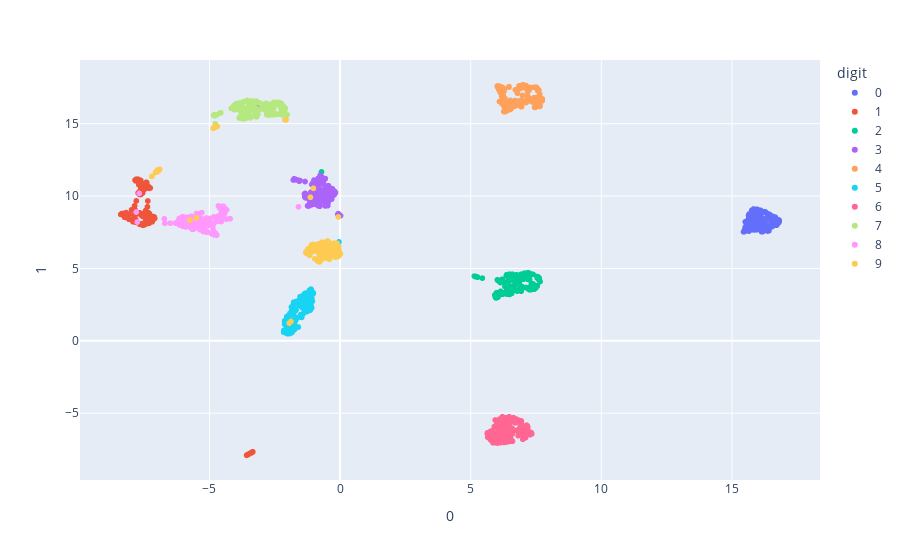

Here is the notebook cell this chart was saved with:
### Code cell
import plotly.express as px
from sklearn.datasets import load_digits
from umap import UMAP

digits = load_digits()

print(type(digits), digits)
print(type(digits.data), digits.data)
print(type(digits.target), digits.target)

umap_2d = UMAP(random_state=0)
umap_2d.fit(digits.data)

projections = umap_2d.transform(digits.data)

fig = px.scatter(
    projections, x=0, y=1,
    color=digits.target.astype(str), labels={'color': 'digit'}
)
fig.show()

### Figure 1 — Plotly figure (JSON) as saved in the notebook; plotly's stock layout.template omitted (floating-point values rounded to 4 significant figures; data arrays with more than 128 entries replaced by an {"elided": "..."} marker saying what was removed)
{"data": [{"hovertemplate": "digit=0<br>0=%{x}<br>1=%{y}<extra></extra>", "legendgroup": "0", "marker": {"color": "#636efa", "symbol": "circle"}, "mode": "markers", "name": "0", "showlegend": true, "type": "scattergl", "x": {"elided": "178 float values"}, "xaxis": "x", "y": {"elided": "178 float values"}, "yaxis": "y"}, {"hovertemplate": "digit=1<br>0=%{x}<br>1=%{y}<extra></extra>", "legendgroup": "1", "marker": {"color": "#EF553B", "symbol": "circle"}, "mode": "markers", "name": "1", "showlegend": true, "type": "scattergl", "x": {"elided": "182 float values"}, "xaxis": "x", "y": {"elided": "182 float values"}, "yaxis": "y"}, {"hovertemplate": "digit=2<br>0=%{x}<br>1=%{y}<extra></extra>", "legendgroup": "2", "marker": {"color": "#00cc96", "symbol": "circle"}, "mode": "markers", "name": "2", "showlegend": true, "type": "scattergl", "x": {"elided": "177 float values"}, "xaxis": "x", "y": {"elided": "177 float values"}, "yaxis": "y"}, {"hovertemplate": "digit=3<br>0=%{x}<br>1=%{y}<extra></extra>", "legendgroup": "3", "marker": {"color": "#ab63fa", "symbol": "circle"}, "mode": "markers", "name": "3", "showlegend": true, "type": "scattergl", "x": {"elided": "183 float values"}, "xaxis": "x", "y": {"elided": "183 float values"}, "yaxis": "y"}, {"hovertemplate": "digit=4<br>0=%{x}<br>1=%{y}<extra></extra>", "legendgroup": "4", "marker": {"color": "#FFA15A", "symbol": "circle"}, "mode": "markers", "name": "4", "showlegend": true, "type": "scattergl", "x": {"elided": "181 float values"}, "xaxis": "x", "y": {"elided": "181 float values"}, "yaxis": "y"}, {"hovertemplate": "digit=5<br>0=%{x}<br>1=%{y}<extra></extra>", "legendgroup": "5", "marker": {"color": "#19d3f3", "symbol": "circle"}, "mode": "markers", "name": "5", "showlegend": true, "type": "scattergl", "x": {"elided": "182 float values"}, "xaxis": "x", "y": {"elided": "182 float values"}, "yaxis": "y"}, {"hovertemplate": "digit=6<br>0=%{x}<br>1=%{y}<extra></extra>", "legendgroup": "6", "marker": {"color": "#FF6692", "symbol": "circle"}, "mode": "markers", "name": "6", "showlegend": true, "type": "scattergl", "x": {"elided": "181 float values"}, "xaxis": "x", "y": {"elided": "181 float values"}, "yaxis": "y"}, {"hovertemplate": "digit=7<br>0=%{x}<br>1=%{y}<extra></extra>", "legendgroup": "7", "marker": {"color": "#B6E880", "symbol": "circle"}, "mode": "markers", "name": "7", "showlegend": true, "type": "scattergl", "x": {"elided": "179 float values"}, "xaxis": "x", "y": {"elided": "179 float values"}, "yaxis": "y"}, {"hovertemplate": "digit=8<br>0=%{x}<br>1=%{y}<extra></extra>", "legendgroup": "8", "marker": {"color": "#FF97FF", "symbol": "circle"}, "mode": "markers", "name": "8", "showlegend": true, "type": "scattergl", "x": {"elided": "174 float values"}, "xaxis": "x", "y": {"elided": "174 float values"}, "yaxis": "y"}, {"hovertemplate": "digit=9<br>0=%{x}<br>1=%{y}<extra></extra>", "legendgroup": "9", "marker": {"color": "#FECB52", "symbol": "circle"}, "mode": "markers", "name": "9", "showlegend": true, "type": "scattergl", "x": {"elided": "180 float values"}, "xaxis": "x", "y": {"elided": "180 float values"}, "yaxis": "y"}], "layout": {"legend": {"title": {"text": "digit"}, "tracegroupgap": 0}, "margin": {"t": 60}, "xaxis": {"anchor": "y", "domain": [0, 1], "title": {"text": "0"}}, "yaxis": {"anchor": "x", "domain": [0, 1], "title": {"text": "1"}}}}
